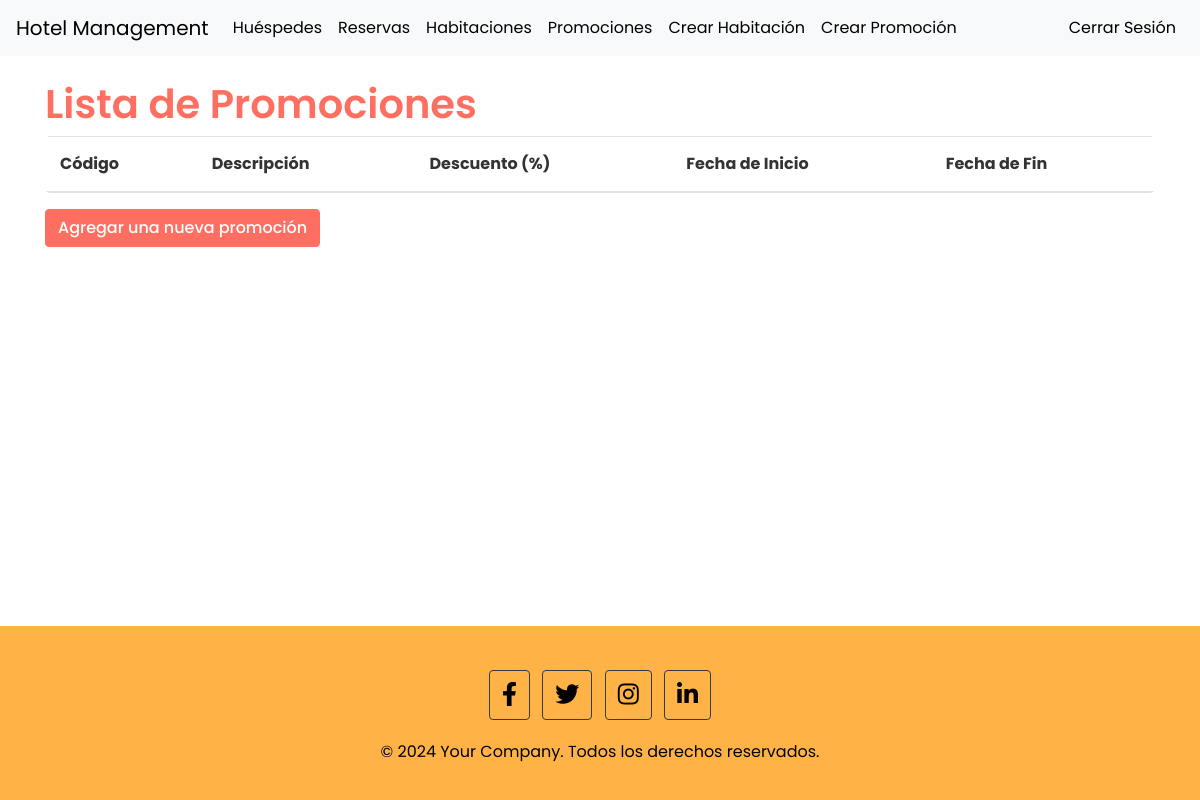
The app's page /promotions/ (signed in), older data.
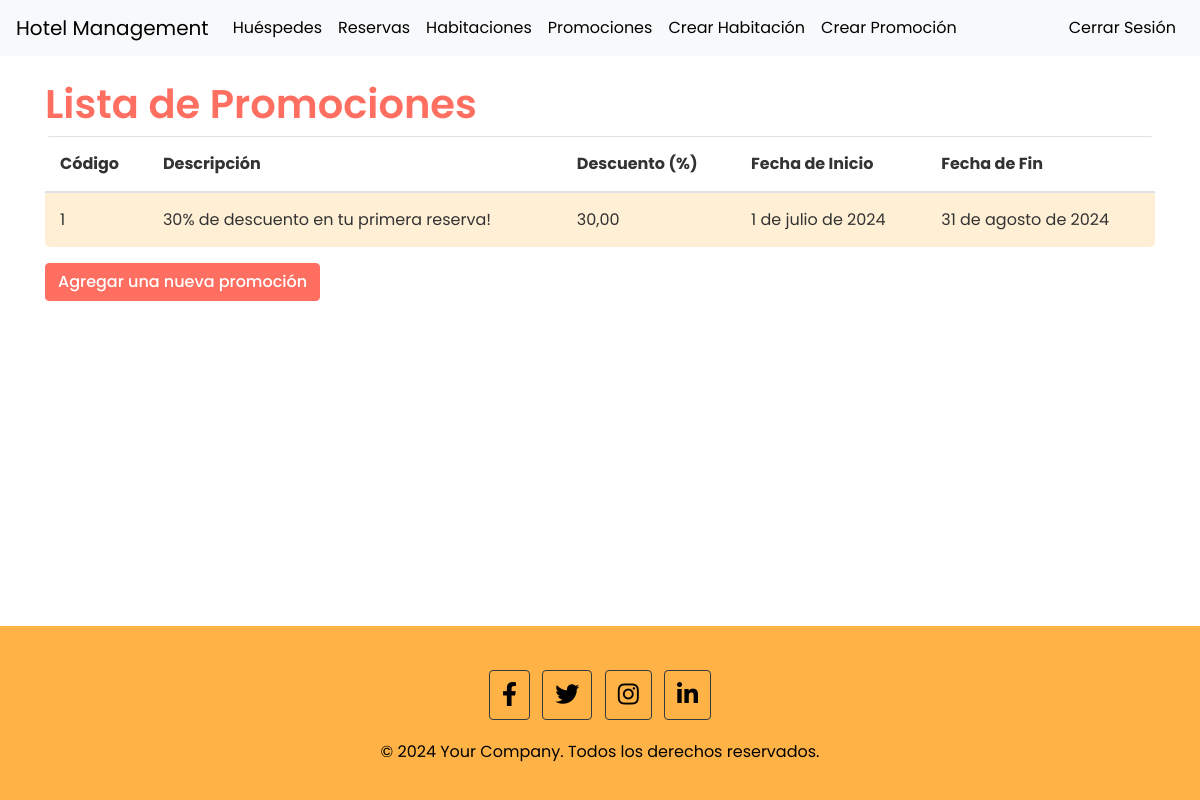
The same page, newer data.
### reservations/models.py (models this page shows, shortened)
class Promotion(models.Model):
    code = models.CharField(max_length=50, unique=True)
    description = models.TextField(blank=True)
    discount_percentage = models.DecimalField(max_digits=5, decimal_places=2)
    start_date = models.DateField()
    end_date = models.DateField()

### reservations/views.py (the view)
# urls.py: path('promotions/', views.promotion_list, name='promotion_list'),
@login_required
@permission_required('reservations.view_promotion', raise_exception=True)
def promotion_list(request):
    promotions = Promotion.objects.all()
    return render(request, 'reservations/promotion_list.html', {'promotions': promotions})

### reservations/templates/reservations/promotion_list.html
{% extends "reservations/base_generic.html" %}
{% block content %}
  <h1>Lista de Promociones</h1>
  <table class="table table-striped">
    <thead>
      <tr>
        <th>Código</th>
        <th>Descripción</th>
        <th>Descuento (%)</th>
        <th>Fecha de Inicio</th>
        <th>Fecha de Fin</th>
      </tr>
    </thead>
    <tbody>
      {% for promotion in promotions %}
      <tr>
        <td>{{ promotion.code }}</td>
        <td>{{ promotion.description }}</td>
        <td>{{ promotion.discount_percentage }}</td>
        <td>{{ promotion.start_date }}</td>
        <td>{{ promotion.end_date }}</td>
      </tr>
      {% endfor %}
    </tbody>
  </table>
  <a href="{% url 'create_promotion' %}" class="btn btn-primary">Agregar una nueva promoción</a>
{% endblock %}

Row changes from the older to the newer data that the page shows:
added Promotion: code "1", description "30% de descuento en tu primera reserva!", discount_percentage "30,00", start_date "1 de julio de 2024", end_date "31 de agosto de 2024"
